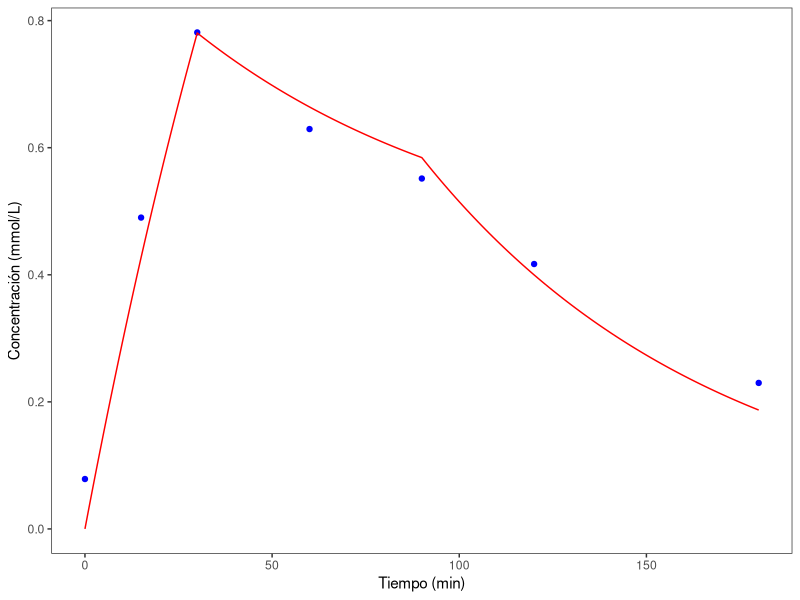
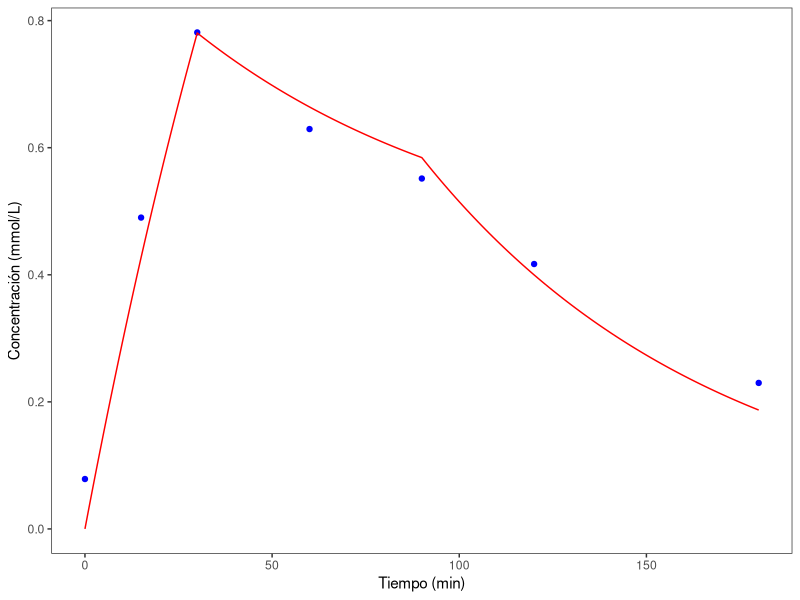

Source code (R) for these figures, in order: (Note: this script raises an error after producing the figures.)
# import libraries
install.packages("minpack.lm")
library(minpack.lm)
library(ggplot2)
# import data

asc <- read.csv("covariables_asc.csv", header = TRUE)[, -c(5:13)]
# only tac == tac1 patients
asc_filtered <- asc[asc$tac == "tac1" & asc$px == "p01", -c(2,4)]

# análisis VC
# tabla parámetros por paciente VC

# mg/ml * ml/min * 60min/h / 176.12g/mol  / 1000
# R0 para TAC 1
# 2475/250*6*60/176.12
# 20.2362

# R0 para TAC 2
# 2250/250*3*60/176.12
# 9.198274


# define function

modelo_ajuste_vc_tac1 <- function(V, Cl) {
  k <- Cl / V
  t <- c(0, 15, 30, 60, 90, 120, 180)
  t_cambio <- c(30, 90)
  
  R <- 20.2362
  conc <- t
  
  conc[t <= t_cambio[1]] <- (R/Cl) * (1 - exp(-k * t[t <= t_cambio[1]]/60)) 
  conc[t <= t_cambio[2] & t > t_cambio[1]] <- 
                  (R/Cl) * (1-exp(-k*(t_cambio[1]/60))) * exp(-k*(t[t <= t_cambio[2] & t > t_cambio[1]] - t_cambio[1])/60) +
                  ((R/6)/Cl) * (1-exp(-k*(t[t <= t_cambio[2] & t > t_cambio[1]] - t_cambio[1])/60))
  
  conc[t > t_cambio[2]] <- 
                  (R/Cl) * (1-exp(-k*(t_cambio[1]/60))) * exp(-k*(t[t > t_cambio[2]] - t_cambio[1])/60) +
                  ((R/6)/Cl) * (1-exp(-k*((t_cambio[2] - t_cambio[1])/60))) * exp(-k*(t[t > t_cambio[2]] - t_cambio[2])/60) +
                  (0/Cl) * (1-exp(-k*(t[t > t_cambio[2]] - t_cambio[2])/60))
  
  return(conc)
}

# fit model

modelo_ajuste_vc_tac1_lm <- nlsLM(c_promedio/1000 ~ modelo_ajuste_vc_tac1(V, Cl), data = asc_filtered, start = list(V = 1, Cl = 1))

# animated LM algorithm demo showing the convergence steps and the final result and sum of squares  


modelo_simulacion_vc_tac1 <- function(V, Cl) {
  k <- Cl / V
  t <- c(0:180)
  t_cambio <- c(30, 90)
  R <- 20.2362
  conc <- t

  conc[t <= t_cambio[1]] <- (R/Cl) * (1 - exp(-k * t[t <= t_cambio[1]]/60))
  conc[t <= t_cambio[2] & t > t_cambio[1]] <- 
                  (R/Cl) * (1-exp(-k*(t_cambio[1]/60))) * 
                            exp(-k*(t[t <= t_cambio[2] & t > t_cambio[1]] - t_cambio[1])/60) +
                  ((R/6)/Cl) * (1-exp(-k*(t[t <= t_cambio[2] & t > t_cambio[1]] - t_cambio[1])/60))
  
  conc[t > t_cambio[2]] <- 
                  (R/Cl) * (1-exp(-k*(t_cambio[1]/60))) * 
                            exp(-k*(t[t > t_cambio[2]] - t_cambio[1])/60) + # OJO, antes estaba restando el t_cambio[2] en vez de el t_cambio[1]

                  ((R/6)/Cl) * (1-exp(-k*((t_cambio[2] - t_cambio[1])/60))) * 
                            exp(-k*(t[t > t_cambio[2]] - t_cambio[2])/60) +

                  (0/Cl) * (1-exp(-k*(t[t > t_cambio[2]] - t_cambio[2])/60))
  
  return(conc)
}
V_vc <- summary(modelo_ajuste_vc_tac1_lm)$coefficients[1,1]
Cl_vc <- summary(modelo_ajuste_vc_tac1_lm)$coefficients[2,1]
simulacion_vc <- data.frame(tiempo = c(0:180), conc = modelo_simulacion_vc_tac1(V_vc, Cl_vc))

# plot
ggplot() +
    geom_point(data = asc_filtered, aes(x = Tiempo, y = c_promedio/1000), color = "blue")+
    geom_line(data = simulacion_vc, aes(x = tiempo, y = conc), color = "red")+
    labs(x = "Tiempo (min)", y = "Concentración (mmol/L)")+
    theme_bw() +
    theme(panel.grid.major = element_blank(), panel.grid.minor = element_blank())
ggsave("vc_tac1.png", width = 10, height = 10, units = "cm")
# import libraries
install.packages("minpack.lm")
library(minpack.lm)
library(ggplot2)
# import data

asc <- read.csv("covariables_asc.csv", header = TRUE)[, -c(5:13)]
# only tac == tac1 patients
asc_filtered <- asc[asc$tac == "tac1" & asc$px == "p01", -c(2,4)]

# análisis VC
# tabla parámetros por paciente VC

# mg/ml * ml/min * 60min/h / 176.12g/mol  / 1000
# R0 para TAC 1
# 2475/250*6*60/176.12
# 20.2362

# R0 para TAC 2
# 2250/250*3*60/176.12
# 9.198274


# define function

modelo_ajuste_vc_tac1 <- function(V, Cl) {
  k <- Cl / V
  t <- c(0, 15, 30, 60, 90, 120, 180)
  t_cambio <- c(30, 90)
  
  R <- 20.2362
  conc <- t
  
  conc[t <= t_cambio[1]] <- (R/Cl) * (1 - exp(-k * t[t <= t_cambio[1]]/60)) 
  conc[t <= t_cambio[2] & t > t_cambio[1]] <- 
                  (R/Cl) * (1-exp(-k*(t_cambio[1]/60))) * exp(-k*(t[t <= t_cambio[2] & t > t_cambio[1]] - t_cambio[1])/60) +
                  ((R/6)/Cl) * (1-exp(-k*(t[t <= t_cambio[2] & t > t_cambio[1]] - t_cambio[1])/60))
  
  conc[t > t_cambio[2]] <- 
                  (R/Cl) * (1-exp(-k*(t_cambio[1]/60))) * exp(-k*(t[t > t_cambio[2]] - t_cambio[1])/60) +
                  ((R/6)/Cl) * (1-exp(-k*((t_cambio[2] - t_cambio[1])/60))) * exp(-k*(t[t > t_cambio[2]] - t_cambio[2])/60) +
                  (0/Cl) * (1-exp(-k*(t[t > t_cambio[2]] - t_cambio[2])/60))
  
  return(conc)
}

# fit model

modelo_ajuste_vc_tac1_lm <- nlsLM(c_promedio/1000 ~ modelo_ajuste_vc_tac1(V, Cl), data = asc_filtered, start = list(V = 1, Cl = 1))

# animated LM algorithm demo showing the convergence steps and the final result and sum of squares  


# This function simulates the plasma concentration of a drug after a single dose
# of, say, 20 mg, administered by IV bolus injection, assuming a 1-compartment model
# with first-order elimination.
# V: volume of distribution, in L
# Cl: clearance, in L/h
# R: dose, in mg
# t: time, in min
# t_cambio: time of change in the infusion rate, in min
modelo_simulacion_vc_tac1 <- function(V, Cl, R, t, t_cambio) {
  k <- Cl / V
  t_cambio <- c(30, 90)
  conc <- t

  conc[t <= t_cambio[1]] <- (R/Cl) * (1 - exp(-k * t[t <= t_cambio[1]]/60))
  conc[t <= t_cambio[2] & t > t_cambio[1]] <- 
                  (R/Cl) * (1-exp(-k*(t_cambio[1]/60))) * 
                            exp(-k*(t[t <= t_cambio[2] & t > t_cambio[1]] - t_cambio[1])/60) +
                  ((R/6)/Cl) * (1-exp(-k*(t[t <= t_cambio[2] & t > t_cambio[1]] - t_cambio[1])/60))
  
  conc[t > t_cambio[2]] <- 
                  (R/Cl) * (1-exp(-k*(t_cambio[1]/60))) * 
                            exp(-k*(t[t > t_cambio[2]] - t_cambio[1])/60) + # OJO, antes estaba restando el t_cambio[2] en vez de el t_cambio[1]

                  ((R/6)/Cl) * (1-exp(-k*((t_cambio[2] - t_cambio[1])/60))) * 
                            exp(-k*(t[t > t_cambio[2]] - t_cambio[2])/60) +

                  (0/Cl) * (1-exp(-k*(t[t > t_cambio[2]] - t_cambio[2])/60))
  
  return(conc)
}


V_vc <- summary(modelo_ajuste_vc_tac1_lm)$coefficients[1,1]
Cl_vc <- summary(modelo_ajuste_vc_tac1_lm)$coefficients[2,1]
simulacion_vc <- data.frame(tiempo = c(0:180), conc = modelo_simulacion_vc_tac1(V_vc, Cl_vc))

# plot
ggplot() +
    geom_point(data = asc_filtered, aes(x = Tiempo, y = c_promedio/1000), color = "blue")+
    geom_line(data = simulacion_vc, aes(x = tiempo, y = conc), color = "red")+
    labs(x = "Tiempo (min)", y = "Concentración (mmol/L)")+
    theme_bw() +
    theme(panel.grid.major = element_blank(), panel.grid.minor = element_blank())
ggsave("vc_tac1.png", width = 10, height = 10, units = "cm")
